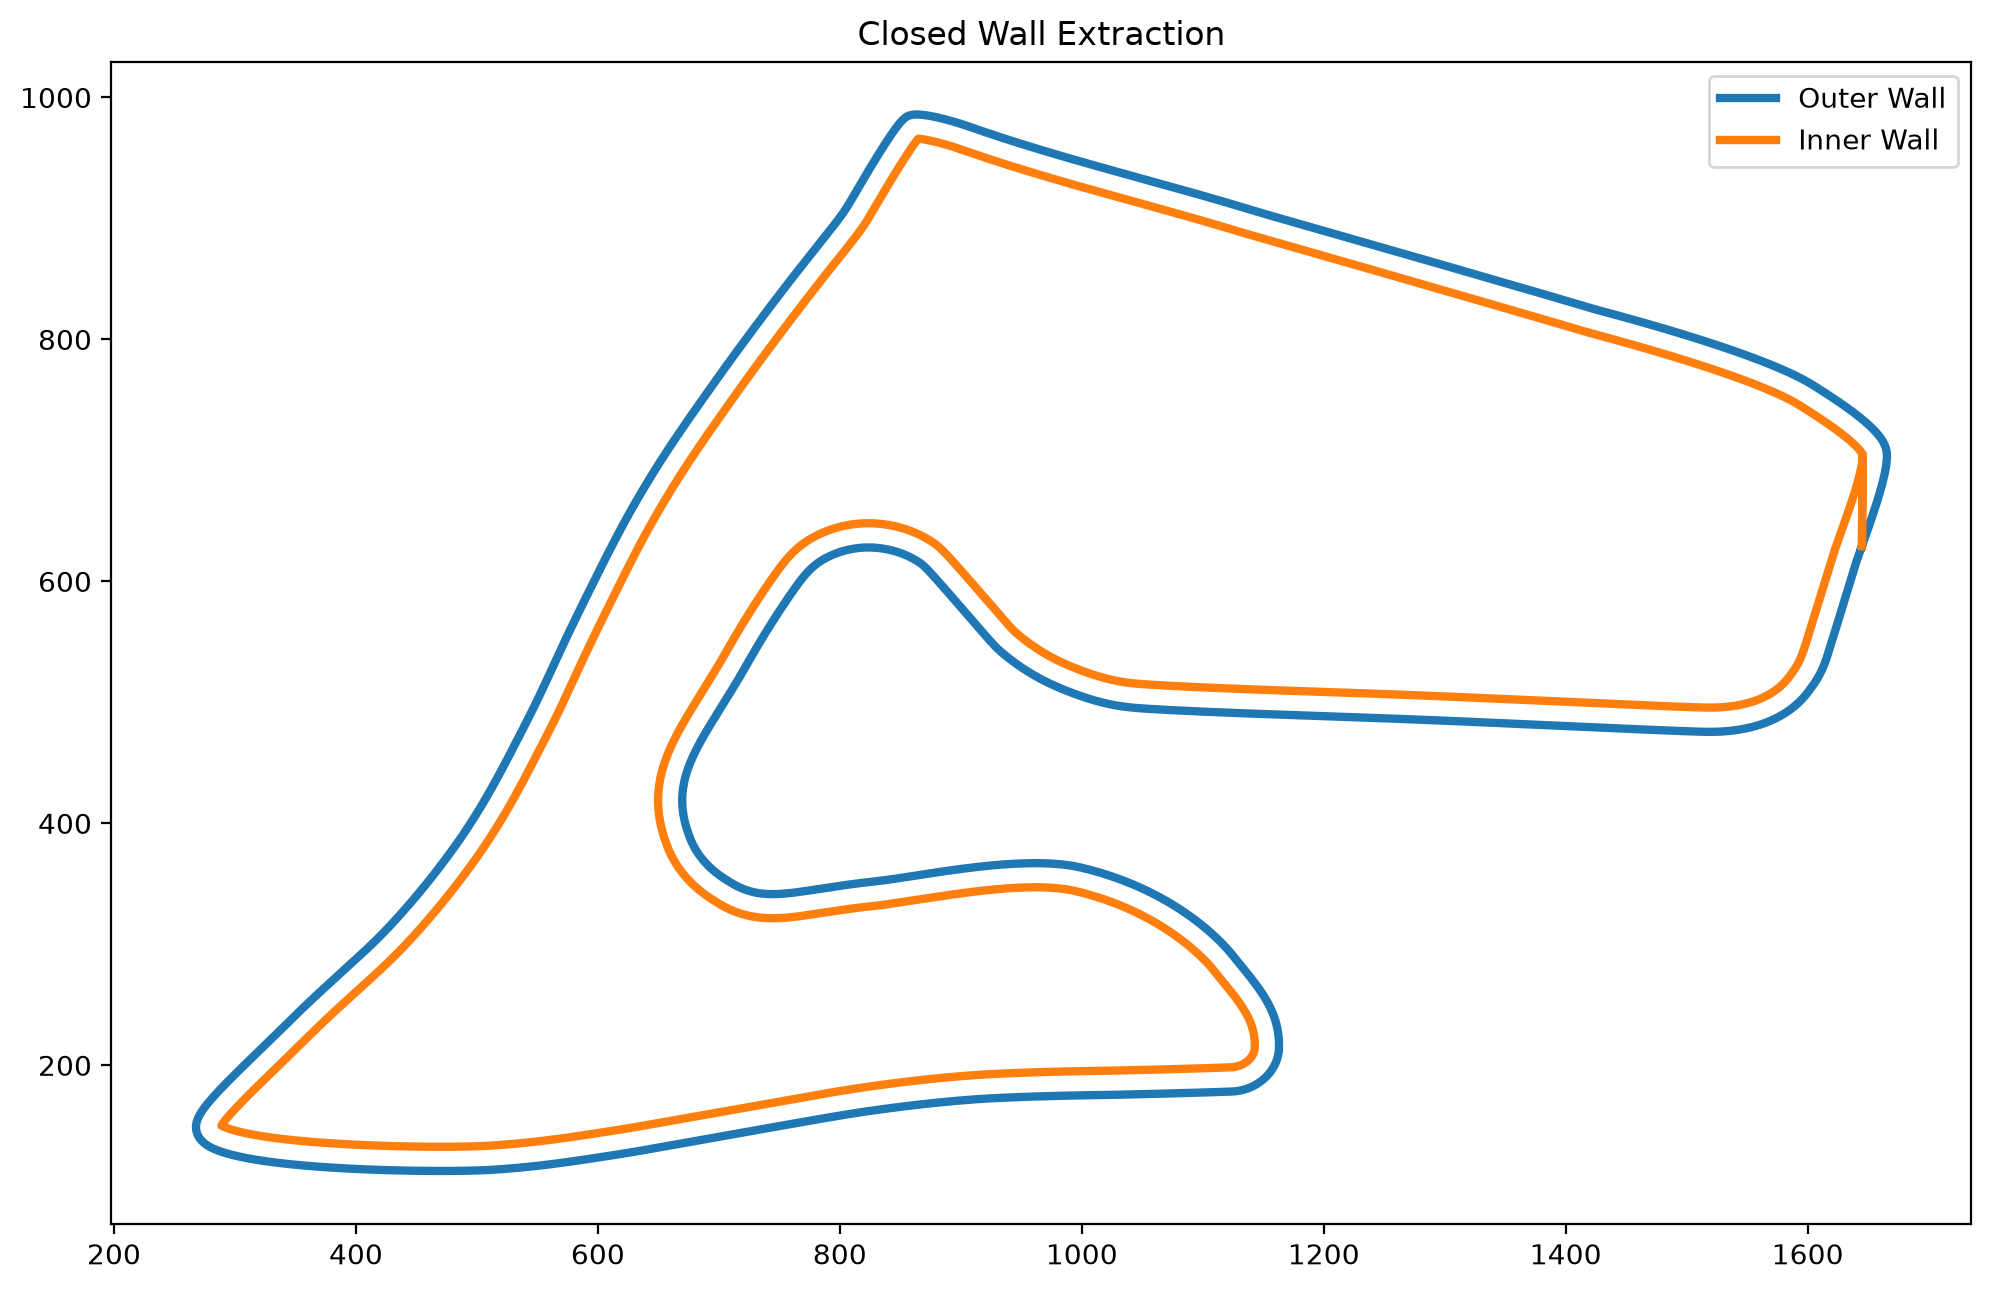

The Python source for this figure:
import json
from pathlib import Path
from svgpathtools import svg2paths

import numpy as np
import matplotlib.pyplot as plt

SVG_FILE = Path(
r"E:\Project_Shiftwright\external\racing-track-maps-vector\from-iracing\Road\spielberg\403-spielberg-gp\active.svg"
)

paths, _ = svg2paths(
    str(SVG_FILE)
)

path = paths[0]

N = 8000

pts = []

for i in range(N):

    p = path.point(
        i/(N-1)
    )

    pts.append(
        [
            p.real,
            p.imag
        ]
    )

pts = np.array(
    pts
)

# confirmed seam pair

i1 = 4053
i2 = 0

wall_a = pts[
    :i1
]

wall_b = pts[
    i1:
]

# explicitly close loops

wall_a = np.vstack(
    [
        wall_a,
        wall_a[0]
    ]
)

wall_b = np.vstack(
    [
        wall_b,
        wall_b[0]
    ]
)

# determine area

def signed_area(curve):

    x = curve[:,0]
    y = curve[:,1]

    return 0.5 * np.sum(
        x[:-1]*y[1:]
        -
        x[1:]*y[:-1]
    )

area_a = abs(
    signed_area(
        wall_a
    )
)

area_b = abs(
    signed_area(
        wall_b
    )
)

if area_a > area_b:

    outer = wall_a
    inner = wall_b

else:

    outer = wall_b
    inner = wall_a

plt.figure(
    figsize=(12,8)
)

plt.plot(
    outer[:,0],
    outer[:,1],
    linewidth=3,
    label="Outer Wall"
)

plt.plot(
    inner[:,0],
    inner[:,1],
    linewidth=3,
    label="Inner Wall"
)

plt.gca().set_aspect(
    "equal"
)

plt.legend()

plt.title(
    "Closed Wall Extraction"
)

plt.savefig(
    "experiments/spielberg_closed_walls.png",
    dpi=200,
    bbox_inches="tight"
)

print()
print(
    f"Outer Area: {area_a:.1f}"
)

print(
    f"Inner Area: {area_b:.1f}"
)

print()
print(
    "Saved:"
    " experiments/spielberg_closed_walls.png"
)
